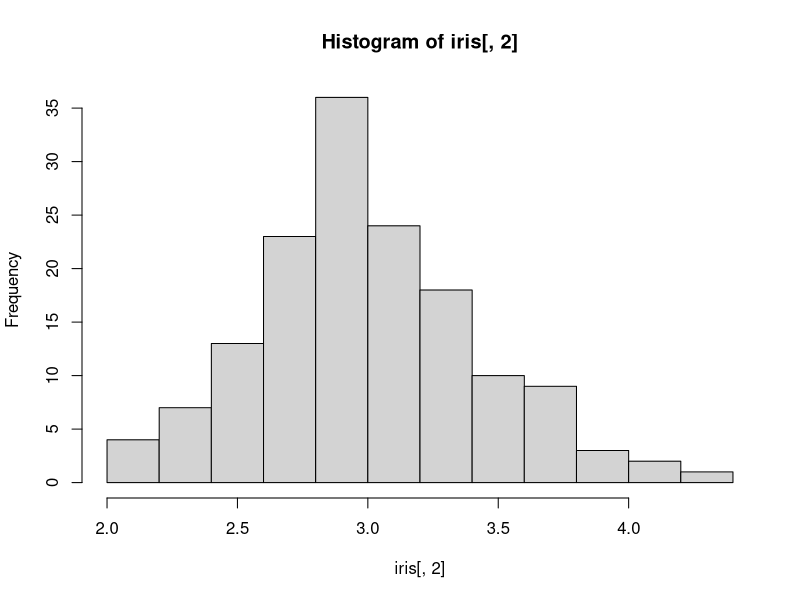

Write R code to recreate this figure.
# CRIANDO MATRIZES

# NÚMERO DE LINHAS
matrix (c(1,2,3,4,5,6), nr = 2) #nr= número de linhas (number row)
matrix (c(1:6), nr = 2)
matrix (c(1:6), nr = 3)
matrix (c(1:6), nr = 6)

#NÚMERO DE COLUNAS
matrix(c(1:6), nc = 2) #nc= número de colunas (number col)

help("matrix")

# Matrix precisa um número de elementos que seja múltiplos do número de linhas
matrix(c(1:6), nr=2)
matrix(C(1:5), nr=2) #da um aviso, que algo esta errado


# CRIANDO MATRIZES A PARTIR DE VETORES E PREENCHENDO A PARTIR DE LINHAS
dados <- rep(1:10)
dados
matrix(data = dados, nrow = 5, ncol = 2, byrow = T)
matrix(data = dados, nrow = 5, ncol = 2)

#FATIANDO A MATRIX
mat <- matrix(c(2:5), nr = 2)
mat
mat[1,2] #linha 1, coluna 2
mat[2,2] #linha 2, coluna 2
mat[,2] #somente coluna 2
View(iris)
iris[,2]
mean(iris[,2])
hist(iris[,2])


# TRANSPONDO A MATRIX
m <- matrix(c(2,4,5,12), nr = 2, nc =2)
m
t(m)

# NOMEANDO A MATRIX
m1 <- matrix(c("Física","Termo","Matemática","PO"), nr = 2)
m1

dimnames(m1) <- (list( c("Linha1","Linha2"), c("Coluna1","Coluna2")))
m1

#INDEXANDO LINHAS E COLUNAS NO MOMENTO DA CRIAÇÃO DA MATRIX
matrix(c(1:4), nr = 2, dimname = list(c("Linha1", "Linha2"), c("Coluna1","Coluna2")))

#COMBINANDO MATRIZES

m2 <- matrix(c(2:5), nr = 2)
m2
m3 <- matrix(c(6:9), nr = 2)
m3

m4 <- rbind()